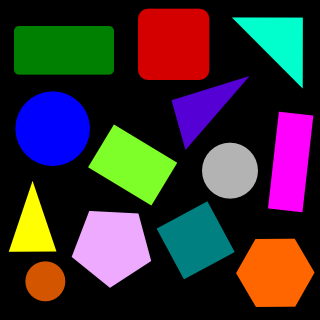
#> input picture HW06/images/1.png, 320 x 320 px
$ jupyter execute HW6.ipynb   (shell and % lines are left out)
#> lines starting #> are read from the running program, lines starting #| are printed output that depends on the picture; after the words box and inside, x2 and y2 are one past the last pixel; in counts of white or black regions, pixels touching at a corner belong together; long printed decimals are rounded
#> further down, image is the input picture: shape (320, 320, 3); mean B, G, R 49, 46.1, 55.8
# HomeWork 6

**DeadLine : 12:00 PM 12 Aban 1399**

**Total points : 125 pts**

Import some prerequisites

[cell 1]
import cv2
import numpy as np
import matplotlib.pyplot as plt
import os
import random
import math

Run this cell for plotting

[cell 2]
def plotter(img_list, r, w, gray, wr, hr, fig_name = None):
    '''
    Plots images' list with its' caption and saves result image if you want.

    Parameters:
        img_list (list): The list of tuples of image and its' caption.
        r (int): The number of row(s).
        w (int): The number of colunm(s).
        gray (bool): The flag for plotting images in grayscale mode.
        wr (int): The width of one figure.
        hr (int): The height of one figure.
        fig_name (str): The name of the image of the plot. if not set this parameter the plot doesn't save.
    '''

    plt.rcParams['figure.figsize'] = (wr, hr)
    for i in range(len(img_list)):
        plt.subplot(r, w, i + 1)
        if img_list[i][2] == 'img':
            if gray:
                plt.imshow(img_list[i][0], cmap = 'gray')
            else:
                plt.imshow(img_list[i][0])
            plt.xticks([])
            plt.yticks([])
        elif img_list[i][2] == 'hist':
            plt.bar(np.arange(len(img_list[i][0])), img_list[i][0], color = 'c')
        else:
            raise Exception("Only image or histogram. Use third parameter of tuples in img_list and set it to img or hist.")
        plt.title(img_list[i][1])
    if fig_name is not None:
        plt.savefig(fig_name + '.png')
    plt.show()

Run this cell for change polar to cartesian.

[cell 3]
def pol_to_car(rho, theta):
    '''
    Changes rho and theta of a line to two point of that line.

    Parameters:
        rho (float): The distance from the origin to the line.
        theta (float):  Angle from origin to the line.

    Returns:
        (tuple): tuple of two point of line.
    '''

    a = np.cos(theta)
    b = np.sin(theta)
    c = 1000
    x0 = a*rho
    y0 = b*rho
    x1 = int(x0 + c * (-b))
    y1 = int(y0 + c * (a))
    x2 = int(x0 - c * (-b))
    y2 = int(y0 - c * (a))
    return x1, y1, x2, y2

# PART 4A

**Point : 15 pts**

Here is for your helper functions(optional)

Implement this function to detect and remove circles in the given image.

[cell 4]
def remove_circles(image):
    '''
    Returns the image which circles have been removed.

    Parameters:
        image (numpy.ndarray): The input image.

    Returns:
        out_img (numpy.ndarray): The result image.
    '''
    out_img = image.copy()

    #Writer your code here
    gray = cv2.cvtColor(image, cv2.COLOR_BGR2GRAY)
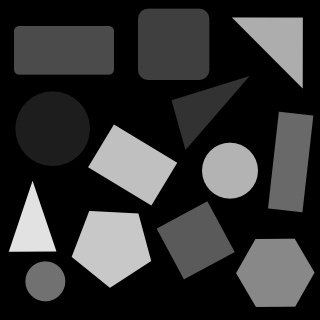
#> gray: shape (320, 320); min 0, max 226, mean 49.3
    circles = cv2.HoughCircles(gray,cv2.HOUGH_GRADIENT,1,20,param1=50,param2=30,minRadius=0,maxRadius=0)
#> circles = [[51.5, 127.5, 37.3], [229.5, 169.5, 27.4], [44.5, 281.5, 19.6]]

    for i in circles[0,:]:
        for r in range(0, int(i[2])):
            cv2.circle(out_img,(i[0],i[1]),r,(0, 0, 0),10)
#> this loop made 3 passes
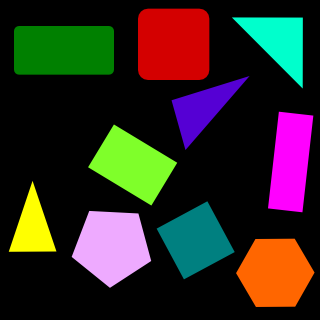
#> out_img: shape (320, 320, 3); 8.17% of pixels changed, all inside (x1, y1, x2, y2) = (15, 91, 258, 302)

    return out_img

Test your implementation (dont change this cell)

[cell 5]
image_list = []

image = cv2.imread(os.path.join('images', '1.png'))
image_list.append([cv2.cvtColor(image, cv2.COLOR_BGR2RGB), 'source', 'img'])

out_img = remove_circles(image)

image_list.append([cv2.cvtColor(out_img, cv2.COLOR_BGR2RGB), 'detect circles', 'img'])

plotter(image_list, 1, 2, True, 20, 10, 'q4a')
#> the loop in plotter, `for i in range(len(img_list)):` made 2 passes
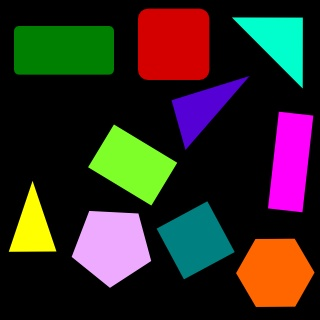
#> input picture HW06/images/1b.png, 320 x 320 px
#> further down, image is the input picture: shape (320, 320, 3); mean B, G, R 34.6, 41.1, 49.4

# PART 4B

**Point : 15 pts**

Implement this function to detect lines in the given image with hough algorithm.

[cell 6]
def detect_lines_hough(image):
    '''
    Returns the image which lines have been detected.

    Parameters:
        image (numpy.ndarray): The input image.

    Returns:
        out_img (numpy.ndarray): The result image.
    '''
    out_img = image.copy()

    #Writer your code here

    edges = cv2.Canny(image,50,170)
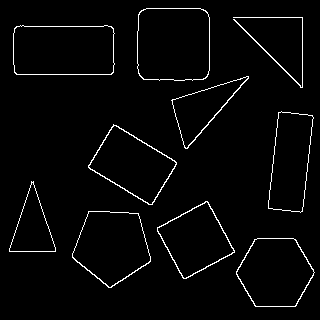
#> edges: shape (320, 320); 2.7% white in thin lines or dots, all inside (x1, y1, x2, y2) = (9, 8, 315, 307)


    lines = cv2.HoughLinesP(edges, rho = 0.1, theta = 1*np.pi/180, threshold = 1, minLineLength = 0.5, maxLineGap = 2)
#> lines = 1451 rows, first 6: [278, 118, 278, 112], [286, 17, 286, 17], [105, 139, 105, 137], [297, 83, 297, 82], [113, 72, 113, 28], [49, 231, 49, 229]
    print(len(lines))
#| 1451

    for i in range(0, len(lines)):
        for x1,y1,x2,y2 in lines[i]:
            out_img = cv2.line(out_img,(x1,y1),(x2,y2),(255,255,255),2)
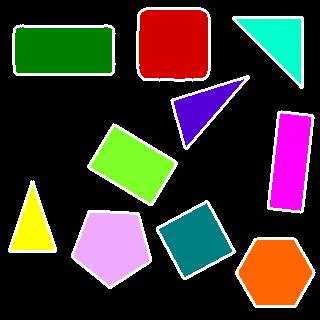
#> out_img: shape (320, 320, 3); 7.09% of pixels changed, all inside (x1, y1, x2, y2) = (8, 7, 316, 308)


    return out_img

Test your implementation (dont change this cell)

[cell 7]
image_list = []

image = cv2.imread(os.path.join('images', '1b.png'))
image_list.append([cv2.cvtColor(image, cv2.COLOR_BGR2RGB), 'source', 'img'])

out_img = detect_lines_hough(image)

image_list.append([cv2.cvtColor(out_img, cv2.COLOR_BGR2RGB), 'detect lines', 'img'])

plotter(image_list, 1, 2, True, 20, 10, 'q4b')
#> call 2 of plotter, with r = 1, w = 2, gray = True, wr = 20, hr = 10, fig_name = 'q4b'
#> the loop in plotter (call 2), `for i in range(len(img_list)):` made 2 passes
#> in plotter (call 2), `plt.savefig(fig_name + '.png')`:
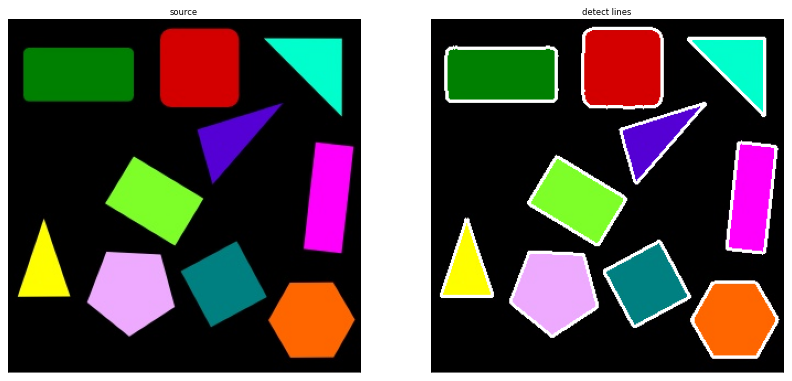
#> figure drawn by matplotlib, 2 panels
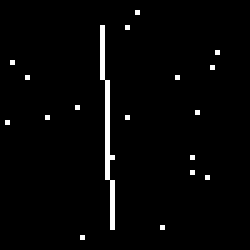
#> input picture HW06/images/2.bmp, 50 x 50 px (shown 5 times larger)
#> `image = cv2.imread(os.path.join('images', '2.bmp'), cv2.IMREAD_GRAYSCA..`: image: shape (50, 50); 2.4% white in thin lines or dots, all inside (x1, y1, x2, y2) = (1, 2, 44, 48)

# PART 5

**Point : 25 pts**

Here is for your helper functions(optional)

Implement RANSAC function here.

[cell 8]
def ransac(image):
    '''
    Gets input image and return rho and theta of line detected.

    Parameters:
        image (numpy.ndarray): The input image.

    Returns:
        rho (float): The distance from the origin to the line.
        theta (float):  Angle from origin to the line.
    '''

    img = image.copy()
    rho, theta = 0, 0

    #Write your code here
    rows, cols = image.shape
#> rows = 50; cols = 50

    white_points = []
    for row in range(0, rows):
        for col in range(0, cols):
            if img[row, col] == 255:
                white_points.append((row, col))

    repeat_count = 15
    result_points = []
    result_distances = []
    result_origins = []
    for i in range(0, repeat_count):

        #Choose two random white points
        points = random.sample(white_points, 2)
#         print(points)
        #Form the line
        line = []
        (x1, y1) = points[0]
        (x2, y2) = points[1]

        if x1 != x2:
            slope = (y2-y1)/(x2-x1)
            c = y1 - slope*x1

        else:
            slope = math.inf
            c = x1

#         print("slope ", slope, " c ", c)

        #Evaluate
        voted_distances = []
        voted_points = []
        for point in white_points:
            # https://en.wikipedia.org/wiki/Distance_from_a_point_to_a_line
            (x, y) = point
            if slope != math.inf:
                dist = abs(c + slope * x - y) / math.sqrt(slope**2 + 1)
            else:
                dist = abs(x-c)

            if dist < 12:
                voted_points.append(point)
                voted_distances.append(dist)

        #If evaluate better than last, swap
        if len(voted_points) > len(result_points):
#             print("RESULT SWAPED IN ", i)
            result_points = voted_points
            result_distances = voted_distances
            result_origins = points
        elif len(voted_points) == len(result_points):
            voted_sum = sum(voted_distances)
            result_sum = sum(result_distances)
            if result_sum > voted_sum:
#                 print("RESULT SWAPED IN ", i)
                result_points = voted_points
                result_distances = voted_distances
#> after the loop, result_sum = 73.14; voted_sum = 63.48
#                 result_origins = points
#         print("RESULT ORIGINS ", result_origins)
#         print("+++++++++++++++++++++++++++++++++++++++++++")


    xs = []
    ys = []
    xys = []
    for point in result_points:
        xs.append(point[1])
        ys.append(point[0])
        xys.append(point[0] * point[1])
#> after the loop, ys = 49 values from 2 to 47


    xbar = np.mean(xs)
#> xbar = 21.04
    ybar = np.mean(ys)
#> ybar = 24.94
    x2bar = np.mean([x**2 for x in xs])
#> x2bar = 451.2
    y2bar = np.mean([x**2 for x in ys])
#> y2bar = 777.3
    xybar = np.mean(xys)
#> xybar = 530

    theta = 0.5 * np.arctan(2*(xybar - xbar*ybar)/(x2bar - y2bar - xbar**2 + ybar**2))
#> theta = -0.0358
    rho = xbar*np.cos(theta) + ybar*np.sin(theta)
#> rho = 20.13


    return rho, theta

Test your implementation (dont change this cell)

[cell 9]
image_list = []
image = cv2.imread(os.path.join('images', '2.bmp'), cv2.IMREAD_GRAYSCALE)
image_list.append([image, 'source', 'img'])
rho, theta = ransac(image)
#> rho = 20.13; theta = -0.0358
print(rho, theta)
#| 20.135 -0.0358
x1, y1, x2, y2 = pol_to_car(rho, theta)
#> in pol_to_car, `a = np.cos(theta)`: a = 0.999
#> in pol_to_car, `b = np.sin(theta)`: b = -0.0358
#> in pol_to_car, `x0 = a*rho`: x0 = 20.12
#> in pol_to_car, `y0 = b*rho`: y0 = -0.721
#> in pol_to_car, `x1 = int(x0 + c * (-b))`: x1 = 55
#> in pol_to_car, `y1 = int(y0 + c * (a))`: y1 = 998
#> in pol_to_car, `x2 = int(x0 - c * (-b))`: x2 = -15
#> in pol_to_car, `y2 = int(y0 - c * (a))`: y2 = -1000
#> x1 = 55; y1 = 998; x2 = -15; y2 = -1000
print(x1, y1, x2, y2)
#| 55 998 -15 -1000
image_res = np.zeros_like(image)
#> image_res: shape (50, 50); every value is 0
cv2.line(image_res, (x1, y1), (x2, y2), (255), 1)
#> image_res: shape (50, 50); 2% white in thin lines or dots, all inside (x1, y1, x2, y2) = (20, 0, 23, 50)
image_list.append([image_res, 'line detected', 'img'])
plotter(image_list, 1, 2, True, 8, 6, 'q5')
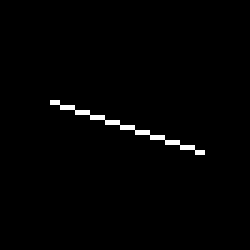
#> input picture HW06/images/3.bmp, 50 x 50 px (shown 5 times larger)
#> `image = cv2.imread(os.path.join('images', '3.bmp'), cv2.IMREAD_GRAYSCA..`: image: shape (50, 50); 1.2% white in thin lines or dots, all inside (x1, y1, x2, y2) = (10, 20, 41, 31)

# PART 6

**Point : 25pts**

Here is for your helper functions(optional)

Implement this function for return rho and theat of line detected and hough transform image.

[cell 10]
def hough_transform_line(image):
    '''
    Returns rho and theat of line detected and hough transform image.

    Parameters:
        image (numpy.ndarray): The input image.

    Returns:
        rho (float): Angle from origin to the line.
        theta (float): The distance from the origin to the line.
        hough_transform (numpy.ndarray): Hough transform image.
    '''

    img = image.copy()
    rho, theta = 0, 0

    #Write your code here

    rows, cols = image.shape
#> rows = 50; cols = 50
    rho_max = int(np.sqrt(rows**2 + cols**2))
#> rho_max = 70
    rhos = np.linspace(-rho_max, rho_max, rho_max * 2)
#> rhos = 140 values from -70 to 70

    thetas = np.deg2rad(np.arange(-90, 90))  #Asked a classmate about deg2rad function
#> thetas = 180 values from -1.57 to 1.55

    white_points = []
    for row in range(0, rows):
        for col in range(0, cols):
            if img[row, col] == 255:
                white_points.append((row, col))

    hough_transform = np.zeros((rho_max * 2, len(thetas)))
#> hough_transform: shape (140, 180) float64; every value is 0

    for point in white_points:
        (y, x) = point

        for thta in range(len(thetas)):
#           rho = x cos theta + y sin theta
            rho = x * np.cos(thetas[thta]) + y * np.sin(thetas[thta]) + rho_max
            hough_transform[int(rho), thta] += 1
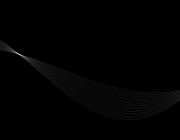
#> hough_transform: shape (140, 180) float64; min 0, max 31, mean 0.2; drawn with min black and max white

    index_max = np.argmax(hough_transform) #index of large local maximum
#> index_max = 9739
    rho = rhos[index_max // len(thetas)]
#> rho = -15.61
    theta = thetas[index_max % len(thetas)]
#> theta = -1.24


    return rho, theta, hough_transform

Test your implementation (dont change this cell)

[cell 11]
image_list = []
image = cv2.imread(os.path.join('images', '3.bmp'), cv2.IMREAD_GRAYSCALE)
image_list.append([image, 'source', 'img'])
rho, theta, hough_transform = hough_transform_line(image)
#> rho = -15.61; theta = -1.24
x1, y1, x2, y2 = pol_to_car(rho, theta)
#> x1 = 940; y1 = 340; x2 = -950; y2 = -310
image_list.append([hough_transform, 'Hough transform', 'img'])
image_res = np.zeros_like(image)
cv2.line(image_res, (x1, y1), (x2, y2), (255), 1)
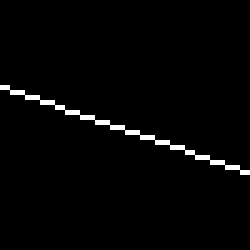
#> image_res: shape (50, 50) (shown 5 times larger); 2% white in thin lines or dots, all inside (x1, y1, x2, y2) = (0, 17, 50, 35)
image_list.append([image_res, 'line detected', 'img'])
plotter(image_list, 1, 3, True, 8, 6, 'q6')
